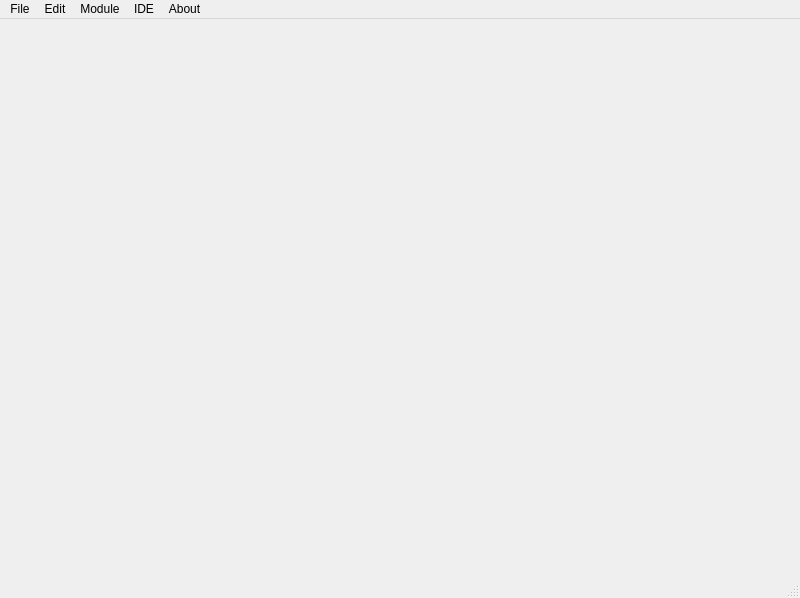
<?xml version="1.0" encoding="UTF-8"?>
<ui version="4.0">
 <class>MainWindow</class>
 <widget class="QMainWindow" name="MainWindow">
  <property name="geometry">
   <rect>
    <x>0</x>
    <y>0</y>
    <width>800</width>
    <height>598</height>
   </rect>
  </property>
  <property name="windowTitle">
   <string>Digital Forensics Framework</string>
  </property>
  <widget class="QWidget" name="centralwidget"/>
  <widget class="QMenuBar" name="menubar">
   <property name="geometry">
    <rect>
     <x>0</x>
     <y>0</y>
     <width>800</width>
     <height>20</height>
    </rect>
   </property>
   <widget class="QMenu" name="menuFile">
    <property name="title">
     <string>File</string>
    </property>
    <addaction name="actionOpen_evidence_file_s"/>
    <addaction name="separator"/>
    <addaction name="actionOpen"/>
    <addaction name="separator"/>
    <addaction name="actionExit"/>
   </widget>
   <widget class="QMenu" name="menuEdit">
    <property name="title">
     <string>Edit</string>
    </property>
    <addaction name="actionPreferences"/>
   </widget>
   <widget class="QMenu" name="menuModule">
    <property name="title">
     <string>Module</string>
    </property>
    <addaction name="actionLoad"/>
    <addaction name="separator"/>
   </widget>
   <widget class="QMenu" name="menuIDE">
    <property name="title">
     <string>IDE</string>
    </property>
    <addaction name="actionNew_script"/>
    <addaction name="actionOpen_script"/>
    <addaction name="separator"/>
    <addaction name="actionSave_script"/>
    <addaction name="actionSave_script_as"/>
    <addaction name="actionLoad_script"/>
    <addaction name="separator"/>
    <addaction name="actionUndo"/>
    <addaction name="actionRedo"/>
   </widget>
   <widget class="QMenu" name="menuAbout">
    <property name="title">
     <string>About</string>
    </property>
    <addaction name="action"/>
   </widget>
   <addaction name="menuFile"/>
   <addaction name="menuEdit"/>
   <addaction name="menuModule"/>
   <addaction name="menuIDE"/>
   <addaction name="menuAbout"/>
  </widget>
  <widget class="QStatusBar" name="statusbar"/>
  <action name="actionOpen_evidence_file_s">
   <property name="icon">
    <iconset resource="gui.qrc">
     <normaloff>:/add_image.png</normaloff>:/add_image.png</iconset>
   </property>
   <property name="text">
    <string>Open evidence file(s)</string>
   </property>
  </action>
  <action name="actionOpen">
   <property name="icon">
    <iconset resource="gui.qrc">
     <normaloff>:/add_device.png</normaloff>:/add_device.png</iconset>
   </property>
   <property name="text">
    <string>Open local device</string>
   </property>
  </action>
  <action name="actionExit">
   <property name="icon">
    <iconset resource="gui.qrc">
     <normaloff>:/exit.png</normaloff>:/exit.png</iconset>
   </property>
   <property name="text">
    <string>Exit</string>
   </property>
  </action>
  <action name="actionPreferences">
   <property name="icon">
    <iconset resource="gui.qrc">
     <normaloff>:/configure.png</normaloff>:/configure.png</iconset>
   </property>
   <property name="text">
    <string>Preferences</string>
   </property>
  </action>
  <action name="actionLoad">
   <property name="text">
    <string>Load</string>
   </property>
  </action>
  <action name="actionNew_script">
   <property name="icon">
    <iconset resource="gui.qrc">
     <normaloff>:/script-new.png</normaloff>:/script-new.png</iconset>
   </property>
   <property name="text">
    <string>New script</string>
   </property>
  </action>
  <action name="actionOpen_script">
   <property name="icon">
    <iconset resource="gui.qrc">
     <normaloff>:/script-open.png</normaloff>:/script-open.png</iconset>
   </property>
   <property name="text">
    <string>Open script</string>
   </property>
  </action>
  <action name="actionSave_script">
   <property name="enabled">
    <bool>false</bool>
   </property>
   <property name="icon">
    <iconset resource="gui.qrc">
     <normaloff>:/script-save.png</normaloff>:/script-save.png</iconset>
   </property>
   <property name="text">
    <string>Save script</string>
   </property>
  </action>
  <action name="actionSave_script_as">
   <property name="enabled">
    <bool>false</bool>
   </property>
   <property name="icon">
    <iconset resource="gui.qrc">
     <normaloff>:/script-save-as.png</normaloff>:/script-save-as.png</iconset>
   </property>
   <property name="text">
    <string>Save script as</string>
   </property>
  </action>
  <action name="actionLoad_script">
   <property name="enabled">
    <bool>false</bool>
   </property>
   <property name="icon">
    <iconset resource="gui.qrc">
     <normaloff>:/script-run.png</normaloff>:/script-run.png</iconset>
   </property>
   <property name="text">
    <string>Load script</string>
   </property>
  </action>
  <action name="actionUndo">
   <property name="enabled">
    <bool>false</bool>
   </property>
   <property name="icon">
    <iconset resource="gui.qrc">
     <normaloff>:/undo.png</normaloff>:/undo.png</iconset>
   </property>
   <property name="text">
    <string>Undo</string>
   </property>
  </action>
  <action name="actionRedo">
   <property name="enabled">
    <bool>false</bool>
   </property>
   <property name="icon">
    <iconset resource="gui.qrc">
     <normaloff>:/redo.png</normaloff>:/redo.png</iconset>
   </property>
   <property name="text">
    <string>Redo</string>
   </property>
  </action>
  <action name="action">
   <property name="text">
    <string>?</string>
   </property>
  </action>
 </widget>
 <resources>
  <include location="gui.qrc"/>
 </resources>
 <connections/>
</ui>
